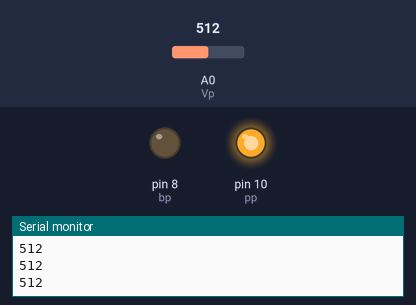
A sketch run on a simulated Arduino Uno, built with avr-gcc and run on an emulated ATmega328P. Shown: output pins drawn as LEDs (lit = HIGH), the last lines printed to the serial monitor. The test bench sets the inputs (shaded band); at power-on: A0 (Vp) = 512.

Above: at 1.3 s.
1.4 s: A0 (Vp) set to 993
2.9 s: A0 (Vp) set to 1011
At 4.1 s:
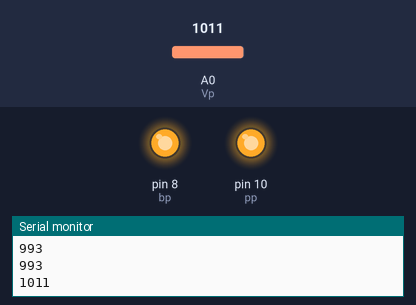
4.5 s: A0 (Vp) set to 990
At 5.6 s:
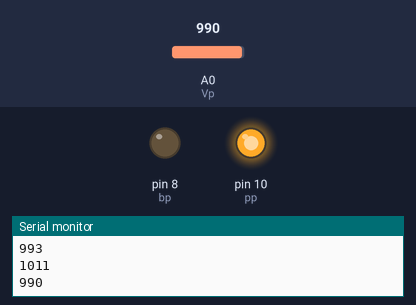
6.5 s: A0 (Vp) set to 1010
At 6.8 s:
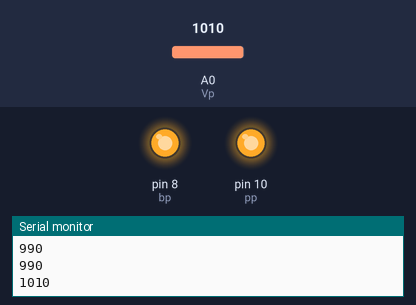
Timing chart, 0 to 9.0 s (numbered marks = the images above; inputs shaded):
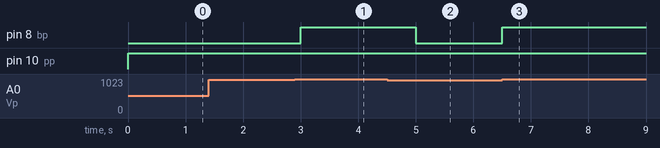

The sketch:

Buzzer.ino
```cpp
int Mynumb;
int bp=8;
int pp=10;
int readval;
int Vp=A0;
void setup() {
  // put your setup code here, to run once:
  Serial.begin(9600);
  pinMode(bp, OUTPUT);
  pinMode(pp, OUTPUT);
  pinMode(Vp, INPUT);
}

void loop() {
  // put your main code here, to run repeatedly:
  digitalWrite(pp, HIGH);
  readval=analogRead(Vp);
  Serial.println(readval);
  while(readval>1000)
  {
      digitalWrite(bp, HIGH);
      delay(1000);
      digitalWrite(bp,LOW);
      readval=analogRead(Vp);


  }


  delay(500);
}
```

Measured:
- the behaviour switches between 1000 and 1001 on A0 (Vp) (found by bisection; images 0 and 1)
- after the input at 2.9 s, pin 8 (bp): LOW → HIGH after 0.10 s
- after the input at 4.5 s, pin 8 (bp): HIGH → LOW after 0.50 s
- after the input at 6.5 s, pin 8 (bp): LOW → HIGH at once
